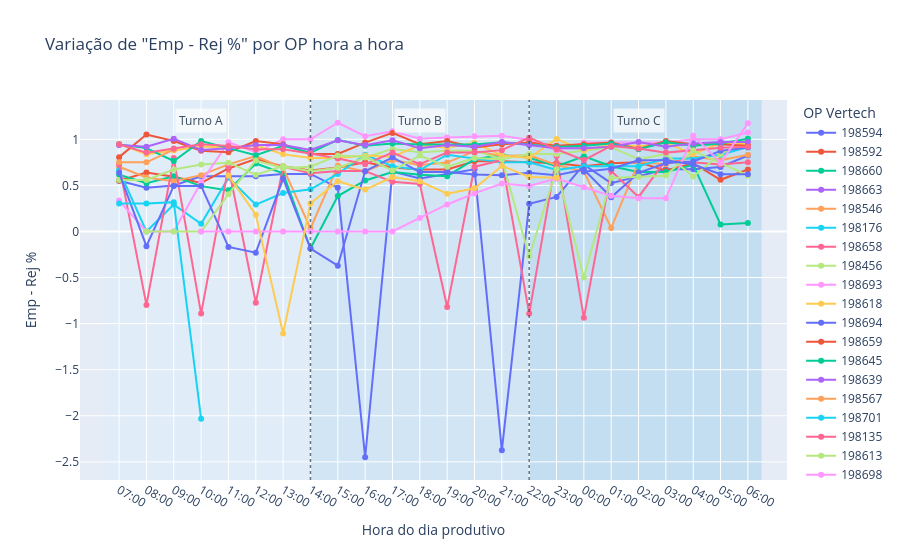

Notebook cell for this chart:
### Markdown cell above
## Variação de "Emp - Rej %" por OP hora a hora

### Code cell
'''df_analise = df.copy()
df_analise.sort_values(by='Data_Hora_Ordem_Producao', inplace=True)

fig = px.line(
    df_analise,
    x='Hora_Producao',
    y='Emp - Rej %',
    title='Variação de "Emp - Rej %" por OP hora a hora',
    color='OP Vertech',
    markers=True,
    category_orders={"Hora_Producao": ORDEM_HORAS_PRODUCAO},
    labels={
        'Hora_Producao': 'Hora do dia produtivo'
    },
    hover_data=[
        'Emp - Rej %',
        'Qtd Empacotado',
        'Rejeição %',
        'Qtd Rejeicao',
        'Objetivo %',
        'Qtd Objetivo'
    ]
)

fig.show()'''


df_analise = df.copy()

df_analise.sort_values(
    by="Data_Hora_Ordem_Producao",
    inplace=True
)

fig = px.line(
    df_analise,
    x="Hora_Producao",
    y="Emp - Rej %",
    title='Variação de "Emp - Rej %" por OP hora a hora',
    color="OP Vertech",
    markers=True,
    category_orders={
        "Hora_Producao": ORDEM_HORAS_PRODUCAO
    },
    labels={
        "Hora_Producao": "Hora do dia produtivo"
    },
    hover_data=[
        "Emp - Rej %",
        "Qtd Empacotado",
        "Rejeição %",
        "Qtd Rejeicao",
        "Objetivo %",
        "Qtd Objetivo",
    ],
)

# Faixas visuais dos turnos, seguindo a ordem do dia produtivo
faixas_turnos = [
    {
        "turno": "Turno A",
        "inicio": -0.5,
        "fim": 7,
        "hora_rotulo": "10:00",
        "cor": "#D6EAF8",
    },
    {
        "turno": "Turno B",
        "inicio": 7,
        "fim": 15,
        "hora_rotulo": "18:00",
        "cor": "#AED6F1",
    },
    {
        "turno": "Turno C",
        "inicio": 15,
        "fim": 23.5,
        "hora_rotulo": "02:00",
        "cor": "#85C1E9",
    },
]

# Adiciona as faixas coloridas e os nomes dos turnos
for faixa in faixas_turnos:
    fig.add_vrect(
        x0=faixa["inicio"],
        x1=faixa["fim"],
        fillcolor=faixa["cor"],
        opacity=0.35,
        line_width=0,
        layer="below",
    )

    fig.add_annotation(
        x=faixa["hora_rotulo"],
        y=0.98,
        xref="x",
        yref="paper",
        text=faixa["turno"],
        showarrow=False,
        font={
            "size": 12,
            "color": "#34495E",
        },
        bgcolor="rgba(255, 255, 255, 0.70)",
        borderpad=3,
    )

# Linhas pontilhadas nas mudanças de turno:
# Turno B às 14h e Turno C às 22h
limites_turnos = [7, 15]

for limite in limites_turnos:
    fig.add_shape(
        type="line",
        x0=limite,
        x1=limite,
        y0=0,
        y1=1,
        xref="x",
        yref="paper",
        line={
            "color": "rgba(52, 73, 94, 0.75)",
            "width": 1.5,
            "dash": "dot",
        },
        layer="above",
    )

fig.show()

### Figure 1 — Plotly figure (JSON) as saved in the notebook; plotly's stock layout.template omitted (floating-point values rounded to 4 significant figures)
{"data": [{"customdata": [[528.0, 0.0, 0.0, 0.6, 576.0], [456.0, 0.0, 0.0, 0.6, 576.0], [480.0, 0.0, 0.0, 0.6, 576.0], [576.0, 0.0, 0.0, 0.6, 576.0], [576.0, 0.0, 0.0, 0.6, 576.0], [576.0, 0.0, 0.0, 0.6, 576.0], [600.0, 0.0, 0.0, 0.6, 576.0], [600.0, 0.0, 0.0, 0.6, 576.0], [456.0, 0.0, 0.0, 0.6, 576.0], [528.0, 3.0, 2880.0, 0.6, 576.0], [624.0, 0.0, 0.0, 0.6, 576.0], [552.0, 0.0, 0.0, 0.6, 576.0], [600.0, 0.0, 0.0, 0.6, 576.0], [648.0, 0.0, 0.0, 0.6, 576.0], [600.0, 3.0, 2880.0, 0.6, 576.0], [288.0, 0.0, 0.0, 0.6, 576.0], [360.0, 0.0, 0.0, 0.6, 576.0], [696.0, 0.0, 0.0, 0.6, 576.0], [504.0, 0.0, 0.0, 0.6, 576.0], [576.0, 0.0, 0.0, 0.6, 576.0], [648.0, 0.0, 0.0, 0.6, 576.0], [648.0, 0.0, 0.0, 0.6, 576.0], [672.0, 0.0, 0.0, 0.6, 576.0], [792.0, 0.0, 0.0, 0.6, 576.0]], "hovertemplate": "OP Vertech=198594<br>Hora do dia produtivo=%{x}<br>Emp - Rej %=%{y}<br>Qtd Empacotado=%{customdata[0]}<br>Rejeição %=%{customdata[1]}<br>Qtd Rejeicao=%{customdata[2]}<br>Objetivo %=%{customdata[3]}<br>Qtd Objetivo=%{customdata[4]}<extra></extra>", "legendgroup": "198594", "line": {"color": "#636efa", "dash": "solid"}, "marker": {"symbol": "circle"}, "mode": "lines+markers", "name": "198594", "orientation": "v", "showlegend": true, "type": "scatter", "x": ["07:00", "08:00", "09:00", "10:00", "11:00", "12:00", "13:00", "14:00", "15:00", "16:00", "17:00", "18:00", "19:00", "20:00", "21:00", "22:00", "23:00", "00:00", "01:00", "02:00", "03:00", "04:00", "05:00", "06:00"], "xaxis": "x", "y": [0.55, 0.475, 0.5, 0.6, 0.6, 0.6, 0.625, 0.625, 0.475, -2.45, 0.65, 0.575, 0.625, 0.675, -2.375, 0.3, 0.375, 0.725, 0.525, 0.6, 0.675, 0.675, 0.7, 0.825], "yaxis": "y"}, {"customdata": [[1715.0, 0.0, 0.0, 0.65, 2028.0], [1995.0, 0.0, 0.0, 0.65, 2028.0], [1855.0, 0.0, 0.0, 0.65, 2028.0], [1645.0, 0.0, 0.0, 0.65, 2028.0], [2135.0, 0.0, 0.0, 0.65, 2028.0], [2450.0, 0.0, 0.0, 0.65, 2028.0], [2205.0, 0.0, 0.0, 0.65, 2028.0], [2065.0, 0.0, 0.0, 0.65, 2028.0], [2170.0, 0.0, 0.0, 0.65, 2028.0], [2345.0, 0.0, 0.0, 0.65, 2028.0], [2170.0, 0.0, 0.0, 0.65, 2028.0], [2100.0, 0.0, 0.0, 0.65, 2028.0], [2100.0, 0.0, 0.0, 0.65, 2028.0], [2380.0, 0.0, 0.0, 0.65, 2028.0], [2380.0, 0.0, 0.0, 0.65, 2028.0], [2345.0, 0.0, 0.0, 0.65, 2028.0], [2310.0, 0.0, 0.0, 0.65, 2028.0], [2205.0, 0.0, 0.0, 0.65, 2028.0], [2310.0, 0.0, 0.0, 0.65, 2028.0], [2345.0, 0.0, 0.0, 0.65, 2028.0], [2065.0, 0.0, 0.0, 0.65, 2028.0], [2310.0, 0.0, 0.0, 0.65, 2028.0], [1750.0, 0.0, 0.0, 0.65, 2028.0], [2100.0, 0.0, 0.0, 0.65, 2028.0]], "hovertemplate": "OP Vertech=198592<br>Hora do dia produtivo=%{x}<br>Emp - Rej %=%{y}<br>Qtd Empacotado=%{customdata[0]}<br>Rejeição %=%{customdata[1]}<br>Qtd Rejeicao=%{customdata[2]}<br>Objetivo %=%{customdata[3]}<br>Qtd Objetivo=%{customdata[4]}<extra></extra>", "legendgroup": "198592", "line": {"color": "#EF553B", "dash": "solid"}, "marker": {"symbol": "circle"}, "mode": "lines+markers", "name": "198592", "orientation": "v", "showlegend": true, "type": "scatter", "x": ["07:00", "08:00", "09:00", "10:00", "11:00", "12:00", "13:00", "14:00", "15:00", "16:00", "17:00", "18:00", "19:00", "20:00", "21:00", "22:00", "23:00", "00:00", "01:00", "02:00", "03:00", "04:00", "05:00", "06:00"], "xaxis": "x", "y": [0.5497, 0.6394, 0.5946, 0.5272, 0.6843, 0.7853, 0.7067, 0.6619, 0.6955, 0.7516, 0.6955, 0.6731, 0.6731, 0.7628, 0.7628, 0.7516, 0.7404, 0.7067, 0.7404, 0.7516, 0.6619, 0.7404, 0.5609, 0.6731], "yaxis": "y"}, {"customdata": [[960.0, 0.0, 0.0, 0.55, 858.0], [816.0, 0.0, 0.0, 0.55, 858.0], [936.0, 0.0, 0.0, 0.55, 858.0], [768.0, 0.0, 0.0, 0.55, 858.0], [696.0, 0.0, 0.0, 0.55, 858.0], [1152.0, 0.0, 0.0, 0.55, 858.0], [984.0, 0.0, 0.0, 0.55, 858.0], [720.0, 0.6462, 1008.0, 0.55, 858.0], [600.0, 0.0, 0.0, 0.55, 858.0], [864.0, 0.0, 0.0, 0.55, 858.0], [1008.0, 0.0, 0.0, 0.55, 858.0], [960.0, 0.0, 0.0, 0.55, 858.0], [936.0, 0.0, 0.0, 0.55, 858.0], [1224.0, 0.0, 0.0, 0.55, 858.0], [1296.0, 0.0, 0.0, 0.55, 858.0], [1248.0, 0.0, 0.0, 0.55, 858.0], [1104.0, 0.0, 0.0, 0.55, 858.0], [1272.0, 0.0, 0.0, 0.55, 858.0], [1104.0, 0.0, 0.0, 0.55, 858.0], [1008.0, 0.0, 0.0, 0.55, 858.0], [1008.0, 0.0, 0.0, 0.55, 858.0], [1128.0, 0.0, 0.0, 0.55, 858.0], [1128.0, 0.6462, 1008.0, 0.55, 858.0], [1152.0, 0.6462, 1008.0, 0.55, 858.0]], "hovertemplate": "OP Vertech=198660<br>Hora do dia produtivo=%{x}<br>Emp - Rej %=%{y}<br>Qtd Empacotado=%{customdata[0]}<br>Rejeição %=%{customdata[1]}<br>Qtd Rejeicao=%{customdata[2]}<br>Objetivo %=%{customdata[3]}<br>Qtd Objetivo=%{customdata[4]}<extra></extra>", "legendgroup": "198660", "line": {"color": "#00cc96", "dash": "solid"}, "marker": {"symbol": "circle"}, "mode": "lines+markers", "name": "198660", "orientation": "v", "showlegend": true, "type": "scatter", "x": ["07:00", "08:00", "09:00", "10:00", "11:00", "12:00", "13:00", "14:00", "15:00", "16:00", "17:00", "18:00", "19:00", "20:00", "21:00", "22:00", "23:00", "00:00", "01:00", "02:00", "03:00", "04:00", "05:00", "06:00"], "xaxis": "x", "y": [0.6154, 0.5231, 0.6, 0.4923, 0.4462, 0.7385, 0.6308, -0.1846, 0.3846, 0.5538, 0.6462, 0.6154, 0.6, 0.7846, 0.8308, 0.8, 0.7077, 0.8154, 0.7077, 0.6462, 0.6462, 0.7231, 0.07692, 0.09231], "yaxis": "y"}, {"customdata": [[12780.0, 0.0, 0.0, 0.86, 11610.0]], "hovertemplate": "OP Vertech=198663<br>Hora do dia produtivo=%{x}<br>Emp - Rej %=%{y}<br>Qtd Empacotado=%{customdata[0]}<br>Rejeição %=%{customdata[1]}<br>Qtd Rejeicao=%{customdata[2]}<br>Objetivo %=%{customdata[3]}<br>Qtd Objetivo=%{customdata[4]}<extra></extra>", "legendgroup": "198663", "line": {"color": "#ab63fa", "dash": "solid"}, "marker": {"symbol": "circle"}, "mode": "lines+markers", "name": "198663", "orientation": "v", "showlegend": true, "type": "scatter", "x": ["07:00"], "xaxis": "x", "y": [0.9467], "yaxis": "y"}, {"customdata": [[3456.0, 0.0, 0.0, 0.65, 3198.0], [2880.0, 0.0, 0.0, 0.65, 3198.0], [2688.0, 0.0, 0.0, 0.65, 3198.0], [3008.0, 0.0, 0.0, 0.65, 3198.0], [3584.0, 0.0, 0.0, 0.65, 3198.0], [4032.0, 0.0, 0.0, 0.65, 3198.0], [3392.0, 0.0, 0.0, 0.65, 3198.0], [3680.0, 0.7154, 3520.0, 0.65, 3198.0], [3520.0, 0.0, 0.0, 0.65, 3198.0], [3200.0, 0.0, 0.0, 0.65, 3198.0], [3808.0, 0.0, 0.0, 0.65, 3198.0], [3552.0, 0.0, 0.0, 0.65, 3198.0], [3680.0, 0.0, 0.0, 0.65, 3198.0], [4288.0, 0.0, 0.0, 0.65, 3198.0], [4032.0, 0.0, 0.0, 0.65, 3198.0], [4064.0, 0.0, 0.0, 0.65, 3198.0], [3552.0, 0.0, 0.0, 0.65, 3198.0], [3200.0, 0.0, 0.0, 0.65, 3198.0], [3712.0, 0.7154, 3520.0, 0.65, 3198.0], [3712.0, 0.0, 0.0, 0.65, 3198.0], [3584.0, 0.0, 0.0, 0.65, 3198.0], [4000.0, 0.0, 0.0, 0.65, 3198.0], [3808.0, 0.0, 0.0, 0.65, 3198.0], [4096.0, 0.0, 0.0, 0.65, 3198.0]], "hovertemplate": "OP Vertech=198546<br>Hora do dia produtivo=%{x}<br>Emp - Rej %=%{y}<br>Qtd Empacotado=%{customdata[0]}<br>Rejeição %=%{customdata[1]}<br>Qtd Rejeicao=%{customdata[2]}<br>Objetivo %=%{customdata[3]}<br>Qtd Objetivo=%{customdata[4]}<extra></extra>", "legendgroup": "198546", "line": {"color": "#FFA15A", "dash": "solid"}, "marker": {"symbol": "circle"}, "mode": "lines+markers", "name": "198546", "orientation": "v", "showlegend": true, "type": "scatter", "x": ["07:00", "08:00", "09:00", "10:00", "11:00", "12:00", "13:00", "14:00", "15:00", "16:00", "17:00", "18:00", "19:00", "20:00", "21:00", "22:00", "23:00", "00:00", "01:00", "02:00", "03:00", "04:00", "05:00", "06:00"], "xaxis": "x", "y": [0.7024, 0.5854, 0.5463, 0.6114, 0.7285, 0.8195, 0.6894, 0.03252, 0.7154, 0.6504, 0.774, 0.722, 0.748, 0.8715, 0.8195, 0.826, 0.722, 0.6504, 0.03902, 0.7545, 0.7285, 0.813, 0.774, 0.8325], "yaxis": "y"}, {"customdata": [[480.0, 0.0, 0.0, 0.6, 432.0], [0.0, 0.0, 0.0, 0.6, 432.0], [210.0, 0.0, 0.0, 0.6, 432.0], [60.0, 0.0, 0.0, 0.6, 432.0], [420.0, 0.0, 0.0, 0.6, 432.0], [210.0, 0.0, 0.0, 0.6, 432.0], [300.0, 0.0, 0.0, 0.6, 432.0], [330.0, 0.0, 0.0, 0.6, 432.0], [450.0, 0.0, 0.0, 0.6, 432.0], [600.0, 0.0, 0.0, 0.6, 432.0], [510.0, 0.0, 0.0, 0.6, 432.0], [480.0, 0.0, 0.0, 0.6, 432.0], [600.0, 0.0, 0.0, 0.6, 432.0], [570.0, 0.0, 0.0, 0.6, 432.0], [540.0, 0.0, 0.0, 0.6, 432.0], [540.0, 0.0, 0.0, 0.6, 432.0], [480.0, 0.0, 0.0, 0.6, 432.0], [510.0, 0.0, 0.0, 0.6, 432.0], [510.0, 0.0, 0.0, 0.6, 432.0], [510.0, 0.0, 0.0, 0.6, 432.0], [570.0, 0.0, 0.0, 0.6, 432.0], [570.0, 0.0, 0.0, 0.6, 432.0], [600.0, 0.0, 0.0, 0.6, 432.0], [660.0, 0.0, 0.0, 0.6, 432.0]], "hovertemplate": "OP Vertech=198176<br>Hora do dia produtivo=%{x}<br>Emp - Rej %=%{y}<br>Qtd Empacotado=%{customdata[0]}<br>Rejeição %=%{customdata[1]}<br>Qtd Rejeicao=%{customdata[2]}<br>Objetivo %=%{customdata[3]}<br>Qtd Objetivo=%{customdata[4]}<extra></extra>", "legendgroup": "198176", "line": {"color": "#19d3f3", "dash": "solid"}, "marker": {"symbol": "circle"}, "mode": "lines+markers", "name": "198176", "orientation": "v", "showlegend": true, "type": "scatter", "x": ["07:00", "08:00", "09:00", "10:00", "11:00", "12:00", "13:00", "14:00", "15:00", "16:00", "17:00", "18:00", "19:00", "20:00", "21:00", "22:00", "23:00", "00:00", "01:00", "02:00", "03:00", "04:00", "05:00", "06:00"], "xaxis": "x", "y": [0.6667, 0.0, 0.2917, 0.08333, 0.5833, 0.2917, 0.4167, 0.4583, 0.625, 0.8333, 0.7083, 0.6667, 0.8333, 0.7917, 0.75, 0.75, 0.6667, 0.7083, 0.7083, 0.7083, 0.7917, 0.7917, 0.8333, 0.9167], "yaxis": "y"}, {"customdata": [[1395.0, 0.0, 0.0, 0.65, 1248.0], [1620.0, 1.641, 3150.0, 0.65, 1248.0], [1530.0, 0.0, 0.0, 0.65, 1248.0], [1440.0, 1.641, 3150.0, 0.65, 1248.0], [1350.0, 0.0, 0.0, 0.65, 1248.0], [1665.0, 1.641, 3150.0, 0.65, 1248.0], [1350.0, 0.0, 0.0, 0.65, 1248.0], [1215.0, 0.0, 0.0, 0.65, 1248.0], [1260.0, 0.0, 0.0, 0.65, 1248.0], [1260.0, 0.0, 0.0, 0.65, 1248.0], [1035.0, 0.0, 0.0, 0.65, 1248.0], [990.0, 0.0, 0.0, 0.65, 1248.0], [1575.0, 1.641, 3150.0, 0.65, 1248.0], [1350.0, 0.0, 0.0, 0.65, 1248.0], [1485.0, 0.0, 0.0, 0.65, 1248.0], [1440.0, 1.641, 3150.0, 0.65, 1248.0], [1575.0, 0.0, 0.0, 0.65, 1248.0], [1350.0, 1.641, 3150.0, 0.65, 1248.0], [1260.0, 0.0, 0.0, 0.65, 1248.0], [720.0, 0.0, 0.0, 0.65, 1248.0], [1485.0, 0.0, 0.0, 0.65, 1248.0], [1440.0, 0.0, 0.0, 0.65, 1248.0], [1395.0, 0.0, 0.0, 0.65, 1248.0], [1440.0, 0.0, 0.0, 0.65, 1248.0]], "hovertemplate": "OP Vertech=198658<br>Hora do dia produtivo=%{x}<br>Emp - Rej %=%{y}<br>Qtd Empacotado=%{customdata[0]}<br>Rejeição %=%{customdata[1]}<br>Qtd Rejeicao=%{customdata[2]}<br>Objetivo %=%{customdata[3]}<br>Qtd Objetivo=%{customdata[4]}<extra></extra>", "legendgroup": "198658", "line": {"color": "#FF6692", "dash": "solid"}, "marker": {"symbol": "circle"}, "mode": "lines+markers", "name": "198658", "orientation": "v", "showlegend": true, "type": "scatter", "x": ["07:00", "08:00", "09:00", "10:00", "11:00", "12:00", "13:00", "14:00", "15:00", "16:00", "17:00", "18:00", "19:00", "20:00", "21:00", "22:00", "23:00", "00:00", "01:00", "02:00", "03:00", "04:00", "05:00", "06:00"], "xaxis": "x", "y": [0.7266, -0.7969, 0.7969, -0.8906, 0.7031, -0.7734, 0.7031, 0.6328, 0.6562, 0.6562, 0.5391, 0.5156, -0.8203, 0.7031, 0.7734, -0.8906, 0.8203, -0.9375, 0.6562, 0.375, 0.7734, 0.75, 0.7266, 0.75], "yaxis": "y"}, {"customdata": [[840.0, 0.0, 0.0, 0.55, 825.0], [840.0, 0.0, 0.0, 0.55, 825.0], [1008.0, 0.0, 0.0, 0.55, 825.0], [1092.0, 0.0, 0.0, 0.55, 825.0], [1120.0, 0.0, 0.0, 0.55, 825.0], [924.0, 0.0, 0.0, 0.55, 825.0], [1064.0, 0.0, 0.0, 0.55, 825.0], [980.0, 0.0, 0.0, 0.55, 825.0], [1036.0, 0.0, 0.0, 0.55, 825.0], [1204.0, 0.0, 0.0, 0.55, 825.0], [1344.0, 0.0, 0.0, 0.55, 825.0], [1288.0, 0.0, 0.0, 0.55, 825.0], [1316.0, 0.0, 0.0, 0.55, 825.0], [1316.0, 0.0, 0.0, 0.55, 825.0], [1176.0, 0.0, 0.0, 0.55, 825.0], [1260.0, 0.0, 0.0, 0.55, 825.0], [1260.0, 0.0, 0.0, 0.55, 825.0], [1316.0, 0.0, 0.0, 0.55, 825.0], [1372.0, 0.0, 0.0, 0.55, 825.0], [1176.0, 0.0, 0.0, 0.55, 825.0], [1260.0, 0.0, 0.0, 0.55, 825.0], [896.0, 0.0, 0.0, 0.55, 825.0], [1260.0, 0.0, 0.0, 0.55, 825.0], [1512.0, 0.0, 0.0, 0.55, 825.0]], "hovertemplate": "OP Vertech=198456<br>Hora do dia produtivo=%{x}<br>Emp - Rej %=%{y}<br>Qtd Empacotado=%{customdata[0]}<br>Rejeição %=%{customdata[1]}<br>Qtd Rejeicao=%{customdata[2]}<br>Objetivo %=%{customdata[3]}<br>Qtd Objetivo=%{customdata[4]}<extra></extra>", "legendgroup": "198456", "line": {"color": "#B6E880", "dash": "solid"}, "marker": {"symbol": "circle"}, "mode": "lines+markers", "name": "198456", "orientation": "v", "showlegend": true, "type": "scatter", "x": ["07:00", "08:00", "09:00", "10:00", "11:00", "12:00", "13:00", "14:00", "15:00", "16:00", "17:00", "18:00", "19:00", "20:00", "21:00", "22:00", "23:00", "00:00", "01:00", "02:00", "03:00", "04:00", "05:00", "06:00"], "xaxis": "x", "y": [0.56, 0.56, 0.672, 0.728, 0.7467, 0.616, 0.7093, 0.6533, 0.6907, 0.8027, 0.896, 0.8587, 0.8773, 0.8773, 0.784, 0.84, 0.84, 0.8773, 0.9147, 0.784, 0.84, 0.5973, 0.84, 1.008], "yaxis": "y"}, {"customdata": [[544.0, 0.0, 0.0, 0.95, 1539.0], [0.0, 0.0, 0.0, 0.95, 1539.0], [0.0, 0.0, 0.0, 0.95, 1539.0], [864.0, 0.0, 0.0, 0.95, 1539.0], [1568.0, 0.0, 0.0, 0.95, 1539.0], [1548.0, 0.0, 0.0, 0.95, 1710.0], [1800.0, 0.0, 0.0, 0.95, 1710.0], [1800.0, 0.0, 0.0, 0.95, 1710.0], [2124.0, 0.0, 0.0, 0.95, 1710.0], [1860.0, 0.0, 0.0, 0.95, 1710.0], [1956.0, 0.0, 0.0, 0.95, 1710.0], [1812.0, 0.0, 0.0, 0.95, 1710.0], [1836.0, 0.0, 0.0, 0.95, 1710.0], [1860.0, 0.0, 0.0, 0.95, 1710.0], [1872.0, 0.0, 0.0, 0.95, 1710.0], [1788.0, 0.0, 0.0, 0.95, 1710.0], [1584.0, 0.0, 0.0, 0.95, 1710.0], [1740.0, 0.0, 0.0, 0.95, 1710.0], [1740.0, 0.0, 0.0, 0.95, 1710.0], [1740.0, 0.0, 0.0, 0.95, 1710.0], [1740.0, 0.0, 0.0, 0.95, 1710.0], [1800.0, 0.0, 0.0, 0.95, 1710.0], [1800.0, 0.0, 0.0, 0.95, 1710.0], [1932.0, 0.0, 0.0, 0.95, 1710.0]], "hovertemplate": "OP Vertech=198693<br>Hora do dia produtivo=%{x}<br>Emp - Rej %=%{y}<br>Qtd Empacotado=%{customdata[0]}<br>Rejeição %=%{customdata[1]}<br>Qtd Rejeicao=%{customdata[2]}<br>Objetivo %=%{customdata[3]}<br>Qtd Objetivo=%{customdata[4]}<extra></extra>", "legendgroup": "198693", "line": {"color": "#FF97FF", "dash": "solid"}, "marker": {"symbol": "circle"}, "mode": "lines+markers", "name": "198693", "orientation": "v", "showlegend": true, "type": "scatter", "x": ["07:00", "08:00", "09:00", "10:00", "11:00", "12:00", "13:00", "14:00", "15:00", "16:00", "17:00", "18:00", "19:00", "20:00", "21:00", "22:00", "23:00", "00:00", "01:00", "02:00", "03:00", "04:00", "05:00", "06:00"], "xaxis": "x", "y": [0.3358, 0.0, 0.0, 0.5333, 0.9679, 0.86, 1.0, 1.0, 1.18, 1.033, 1.087, 1.007, 1.02, 1.033, 1.04, 0.9933, 0.88, 0.9667, 0.9667, 0.9667, 0.9667, 1.0, 1.0, 1.073], "yaxis": "y"}, {"customdata": [[6831.0, 0.0, 0.0, 0.87, 6264.0], [6039.0, 0.0, 0.0, 0.87, 6264.0], [6336.0, 0.0, 0.0, 0.87, 6264.0], [6633.0, 0.0, 0.0, 0.87, 6264.0], [6534.0, 0.0, 0.0, 0.87, 6264.0], [6732.0, 0.0, 0.0, 0.87, 6264.0], [6039.0, 0.0, 0.0, 0.87, 6264.0], [5742.0, 0.0, 0.0, 0.87, 6264.0], [5742.0, 0.0, 0.0, 0.87, 6264.0], [5940.0, 0.0, 0.0, 0.87, 6264.0], [5841.0, 0.0, 0.0, 0.87, 6264.0], [6732.0, 0.0, 0.0, 0.87, 6264.0], [6534.0, 0.0, 0.0, 0.87, 6264.0], [6930.0, 0.0, 0.0, 0.87, 6264.0], [5940.0, 0.0, 0.0, 0.87, 6264.0], [5742.0, 0.0, 0.0, 0.87, 6264.0], [7227.0, 0.0, 0.0, 0.87, 6264.0], [6336.0, 0.0, 0.0, 0.87, 6264.0], [6831.0, 0.0, 0.0, 0.87, 6264.0], [6633.0, 0.0, 0.0, 0.87, 6264.0], [6930.0, 0.0, 0.0, 0.87, 6264.0], [6039.0, 0.0, 0.0, 0.87, 6264.0], [6930.0, 0.0, 0.0, 0.87, 6264.0], [6831.0, 0.0, 0.0, 0.87, 6264.0]], "hovertemplate": "OP Vertech=198618<br>Hora do dia produtivo=%{x}<br>Emp - Rej %=%{y}<br>Qtd Empacotado=%{customdata[0]}<br>Rejeição %=%{customdata[1]}<br>Qtd Rejeicao=%{customdata[2]}<br>Objetivo %=%{customdata[3]}<br>Qtd Objetivo=%{customdata[4]}<extra></extra>", "legendgroup": "198618", "line": {"color": "#FECB52", "dash": "solid"}, "marker": {"symbol": "circle"}, "mode": "lines+markers", "name": "198618", "orientation": "v", "showlegend": true, "type": "scatter", "x": ["07:00", "08:00", "09:00", "10:00", "11:00", "12:00", "13:00", "14:00", "15:00", "16:00", "17:00", "18:00", "19:00", "20:00", "21:00", "22:00", "23:00", "00:00", "01:00", "02:00", "03:00", "04:00", "05:00", "06:00"], "xaxis": "x", "y": [0.9487, 0.8387, 0.88, 0.9213, 0.9075, 0.935, 0.8387, 0.7975, 0.7975, 0.825, 0.8113, 0.935, 0.9075, 0.9625, 0.825, 0.7975, 1.004, 0.88, 0.9487, 0.9213, 0.9625, 0.8387, 0.9625, 0.9487], "yaxis": "y"}, {"customdata": [[5040.0, 0.0, 0.0, 0.6, 4752.0], [5740.0, 0.8838, 7000.0, 0.6, 4752.0], [3920.0, 0.0, 0.0, 0.6, 4752.0], [3920.0, 0.0, 0.0, 0.6, 4752.0], [5670.0, 0.8838, 7000.0, 0.6, 4752.0], [5180.0, 0.8838, 7000.0, 0.6, 4752.0], [4550.0, 0.0, 0.0, 0.6, 4752.0], [5530.0, 0.8838, 7000.0, 0.6, 4752.0], [4060.0, 0.8838, 7000.0, 0.6, 4752.0], [5180.0, 0.0, 0.0, 0.6, 4752.0], [6370.0, 0.0, 0.0, 0.6, 4752.0], [5110.0, 0.0, 0.0, 0.6, 4752.0], [5110.0, 0.0, 0.0, 0.6, 4752.0], [4900.0, 0.0, 0.0, 0.6, 4752.0], [4830.0, 0.0, 0.0, 0.6, 4752.0], [5040.0, 0.0, 0.0, 0.6, 4752.0], [4830.0, 0.0, 0.0, 0.6, 4752.0], [5320.0, 0.0, 0.0, 0.6, 4752.0], [2940.0, 0.0, 0.0, 0.6, 4752.0], [5040.0, 0.0, 0.0, 0.6, 4752.0], [5880.0, 0.0, 0.0, 0.6, 4752.0], [6020.0, 0.0, 0.0, 0.6, 4752.0], [6930.0, 0.0, 0.0, 0.6, 4752.0], [7210.0, 0.0, 0.0, 0.6, 4752.0]], "hovertemplate": "OP Vertech=198694<br>Hora do dia produtivo=%{x}<br>Emp - Rej %=%{y}<br>Qtd Empacotado=%{customdata[0]}<br>Rejeição %=%{customdata[1]}<br>Qtd Rejeicao=%{customdata[2]}<br>Objetivo %=%{customdata[3]}<br>Qtd Objetivo=%{customdata[4]}<extra></extra>", "legendgroup": "198694", "line": {"color": "#636efa", "dash": "solid"}, "marker": {"symbol": "circle"}, "mode": "lines+markers", "name": "198694", "orientation": "v", "showlegend": true, "type": "scatter", "x": ["07:00", "08:00", "09:00", "10:00", "11:00", "12:00", "13:00", "14:00", "15:00", "16:00", "17:00", "18:00", "19:00", "20:00", "21:00", "22:00", "23:00", "00:00", "01:00", "02:00", "03:00", "04:00", "05:00", "06:00"], "xaxis": "x", "y": [0.6364, -0.1591, 0.4949, 0.4949, -0.1679, -0.2298, 0.5745, -0.1856, -0.3712, 0.654, 0.8043, 0.6452, 0.6452, 0.6187, 0.6098, 0.6364, 0.6098, 0.6717, 0.3712, 0.6364, 0.7424, 0.7601, 0.875, 0.9104], "yaxis": "y"}, {"customdata": [[10170.0, 0.0, 0.0, 0.86, 10840.0], [13260.0, 0.0, 0.0, 0.86, 10840.0], [12380.0, 0.0, 0.0, 0.86, 10840.0], [11050.0, 0.0, 0.0, 0.86, 10840.0], [10830.0, 0.0, 0.0, 0.86, 10840.0], [12380.0, 0.0, 0.0, 0.86, 10840.0], [11930.0, 0.0, 0.0, 0.86, 10840.0], [10610.0, 0.0, 0.0, 0.86, 10840.0], [10610.0, 0.0, 0.0, 0.86, 10840.0], [12160.0, 0.0, 0.0, 0.86, 10840.0], [13480.0, 0.0, 0.0, 0.86, 10840.0], [11930.0, 0.0, 0.0, 0.86, 10840.0], [12380.0, 0.0, 0.0, 0.86, 10840.0], [11490.0, 0.0, 0.0, 0.86, 10840.0], [11930.0, 0.0, 0.0, 0.86, 10840.0], [12160.0, 0.0, 0.0, 0.86, 10840.0], [11710.0, 0.0, 0.0, 0.86, 10840.0], [11930.0, 0.0, 0.0, 0.86, 10840.0], [12160.0, 0.0, 0.0, 0.86, 10840.0], [11270.0, 0.0, 0.0, 0.86, 10840.0], [12380.0, 0.0, 0.0, 0.86, 10840.0], [11930.0, 0.0, 0.0, 0.86, 10840.0], [11930.0, 0.0, 0.0, 0.86, 10840.0], [11710.0, 0.0, 0.0, 0.86, 10840.0]], "hovertemplate": "OP Vertech=198659<br>Hora do dia produtivo=%{x}<br>Emp - Rej %=%{y}<br>Qtd Empacotado=%{customdata[0]}<br>Rejeição %=%{customdata[1]}<br>Qtd Rejeicao=%{customdata[2]}<br>Objetivo %=%{customdata[3]}<br>Qtd Objetivo=%{customdata[4]}<extra></extra>", "legendgroup": "198659", "line": {"color": "#EF553B", "dash": "solid"}, "marker": {"symbol": "circle"}, "mode": "lines+markers", "name": "198659", "orientation": "v", "showlegend": true, "type": "scatter", "x": ["07:00", "08:00", "09:00", "10:00", "11:00", "12:00", "13:00", "14:00", "15:00", "16:00", "17:00", "18:00", "19:00", "20:00", "21:00", "22:00", "23:00", "00:00", "01:00", "02:00", "03:00", "04:00", "05:00", "06:00"], "xaxis": "x", "y": [0.8068, 1.052, 0.9822, 0.877, 0.8594, 0.9822, 0.9471, 0.8419, 0.8419, 0.9647, 1.07, 0.9471, 0.9822, 0.9121, 0.9471, 0.9647, 0.9296, 0.9471, 0.9647, 0.8945, 0.9822, 0.9471, 0.9471, 0.9296], "yaxis": "y"}, {"customdata": [[9620.0, 0.0, 0.0, 0.89, 9078.0], [9230.0, 0.0, 0.0, 0.89, 9078.0], [7800.0, 0.0, 0.0, 0.89, 9078.0], [10010.0, 0.0, 0.0, 0.89, 9078.0], [9230.0, 0.0, 0.0, 0.89, 9078.0], [8450.0, 0.0, 0.0, 0.89, 9078.0], [9490.0, 0.0, 0.0, 0.89, 9078.0], [8710.0, 0.0, 0.0, 0.89, 9078.0], [10140.0, 0.0, 0.0, 0.89, 9078.0], [9490.0, 0.0, 0.0, 0.89, 9078.0], [9750.0, 0.0, 0.0, 0.89, 9078.0], [9620.0, 0.0, 0.0, 0.89, 9078.0], [9620.0, 0.0, 0.0, 0.89, 9078.0], [9620.0, 0.0, 0.0, 0.89, 9078.0], [9880.0, 0.0, 0.0, 0.89, 9078.0], [9620.0, 0.0, 0.0, 0.89, 9078.0], [9360.0, 0.0, 0.0, 0.89, 9078.0], [9490.0, 0.0, 0.0, 0.89, 9078.0], [9750.0, 0.0, 0.0, 0.89, 9078.0], [9100.0, 0.0, 0.0, 0.89, 9078.0], [9880.0, 0.0, 0.0, 0.89, 9078.0], [9490.0, 0.0, 0.0, 0.89, 9078.0], [9750.0, 0.0, 0.0, 0.89, 9078.0], [10270.0, 0.0, 0.0, 0.89, 9078.0]], "hovertemplate": "OP Vertech=198645<br>Hora do dia produtivo=%{x}<br>Emp - Rej %=%{y}<br>Qtd Empacotado=%{customdata[0]}<br>Rejeição %=%{customdata[1]}<br>Qtd Rejeicao=%{customdata[2]}<br>Objetivo %=%{customdata[3]}<br>Qtd Objetivo=%{customdata[4]}<extra></extra>", "legendgroup": "198645", "line": {"color": "#00cc96", "dash": "solid"}, "marker": {"symbol": "circle"}, "mode": "lines+markers", "name": "198645", "orientation": "v", "showlegend": true, "type": "scatter", "x": ["07:00", "08:00", "09:00", "10:00", "11:00", "12:00", "13:00", "14:00", "15:00", "16:00", "17:00", "18:00", "19:00", "20:00", "21:00", "22:00", "23:00", "00:00", "01:00", "02:00", "03:00", "04:00", "05:00", "06:00"], "xaxis": "x", "y": [0.9431, 0.9049, 0.7647, 0.9814, 0.9049, 0.8284, 0.9304, 0.8539, 0.9941, 0.9304, 0.9559, 0.9431, 0.9431, 0.9431, 0.9686, 0.9431, 0.9176, 0.9304, 0.9559, 0.8922, 0.9686, 0.9304, 0.9559, 1.007], "yaxis": "y"}, {"customdata": [[13610.0, 0.0, 0.0, 0.84, 12200.0], [13360.0, 0.0, 0.0, 0.84, 12200.0], [14620.0, 0.0, 0.0, 0.84, 12200.0], [12850.0, 0.0, 0.0, 0.84, 12200.0], [13100.0, 0.0, 0.0, 0.84, 12200.0], [13610.0, 0.0, 0.0, 0.84, 12200.0], [13610.0, 0.0, 0.0, 0.84, 12200.0], [12850.0, 0.0, 0.0, 0.84, 12200.0], [14360.0, 0.0, 0.0, 0.84, 12200.0], [13610.0, 0.0, 0.0, 0.84, 12200.0], [14360.0, 0.0, 0.0, 0.84, 12200.0], [13100.0, 0.0, 0.0, 0.84, 12200.0], [13610.0, 0.0, 0.0, 0.84, 12200.0], [13360.0, 0.0, 0.0, 0.84, 12200.0], [14110.0, 0.0, 0.0, 0.84, 12200.0], [13610.0, 0.0, 0.0, 0.84, 12200.0], [13100.0, 0.0, 0.0, 0.84, 12200.0], [13100.0, 0.0, 0.0, 0.84, 12200.0], [13360.0, 0.0, 0.0, 0.84, 12200.0], [14110.0, 0.0, 0.0, 0.84, 12200.0], [13360.0, 0.0, 0.0, 0.84, 12200.0], [13860.0, 0.0, 0.0, 0.84, 12200.0], [14110.0, 0.0, 0.0, 0.84, 12200.0], [14110.0, 0.0, 0.0, 0.84, 12200.0]], "hovertemplate": "OP Vertech=198639<br>Hora do dia produtivo=%{x}<br>Emp - Rej %=%{y}<br>Qtd Empacotado=%{customdata[0]}<br>Rejeição %=%{customdata[1]}<br>Qtd Rejeicao=%{customdata[2]}<br>Objetivo %=%{customdata[3]}<br>Qtd Objetivo=%{customdata[4]}<extra></extra>", "legendgroup": "198639", "line": {"color": "#ab63fa", "dash": "solid"}, "marker": {"symbol": "circle"}, "mode": "lines+markers", "name": "198639", "orientation": "v", "showlegend": true, "type": "scatter", "x": ["07:00", "08:00", "09:00", "10:00", "11:00", "12:00", "13:00", "14:00", "15:00", "16:00", "17:00", "18:00", "19:00", "20:00", "21:00", "22:00", "23:00", "00:00", "01:00", "02:00", "03:00", "04:00", "05:00", "06:00"], "xaxis": "x", "y": [0.9372, 0.9198, 1.007, 0.8851, 0.9025, 0.9372, 0.9372, 0.8851, 0.9893, 0.9372, 0.9893, 0.9025, 0.9372, 0.9198, 0.9719, 0.9372, 0.9025, 0.9025, 0.9198, 0.9719, 0.9198, 0.9545, 0.9719, 0.9719], "yaxis": "y"}, {"customdata": [[4320.0, 0.0, 0.0, 0.87, 5011.0], [4320.0, 0.0, 0.0, 0.87, 5011.0], [5120.0, 0.0, 0.0, 0.87, 5011.0]], "hovertemplate": "OP Vertech=198567<br>Hora do dia produtivo=%{x}<br>Emp - Rej %=%{y}<br>Qtd Empacotado=%{customdata[0]}<br>Rejeição %=%{customdata[1]}<br>Qtd Rejeicao=%{customdata[2]}<br>Objetivo %=%{customdata[3]}<br>Qtd Objetivo=%{customdata[4]}<extra></extra>", "legendgroup": "198567", "line": {"color": "#FFA15A", "dash": "solid"}, "marker": {"symbol": "circle"}, "mode": "lines+markers", "name": "198567", "orientation": "v", "showlegend": true, "type": "scatter", "x": ["07:00", "08:00", "09:00"], "xaxis": "x", "y": [0.75, 0.75, 0.8889], "yaxis": "y"}, {"customdata": [[600.0, 0.0, 0.0, 0.6, 1188.0], [600.0, 0.0, 0.0, 0.6, 1188.0], [630.0, 0.0, 0.0, 0.6, 1188.0], [570.0, 2.667, 2400.0, 0.6, 540.0]], "hovertemplate": "OP Vertech=198701<br>Hora do dia produtivo=%{x}<br>Emp - Rej %=%{y}<br>Qtd Empacotado=%{customdata[0]}<br>Rejeição %=%{customdata[1]}<br>Qtd Rejeicao=%{customdata[2]}<br>Objetivo %=%{customdata[3]}<br>Qtd Objetivo=%{customdata[4]}<extra></extra>", "legendgroup": "198701", "line": {"color": "#19d3f3", "dash": "solid"}, "marker": {"symbol": "circle"}, "mode": "lines+markers", "name": "198701", "orientation": "v", "showlegend": true, "type": "scatter", "x": ["07:00", "08:00", "09:00", "10:00"], "xaxis": "x", "y": [0.303, 0.303, 0.3182, -2.033], "yaxis": "y"}, {"customdata": [[8400.0, 0.0, 0.0, 0.85, 7548.0], [7600.0, 0.0, 0.0, 0.85, 7548.0], [8000.0, 0.0, 0.0, 0.85, 7548.0], [8400.0, 0.0, 0.0, 0.85, 7548.0], [8240.0, 0.0, 0.0, 0.85, 7548.0], [7920.0, 0.0, 0.0, 0.85, 7548.0], [7920.0, 0.0, 0.0, 0.85, 7548.0], [7520.0, 0.0, 0.0, 0.85, 7548.0], [7040.0, 0.0, 0.0, 0.85, 7548.0], [6480.0, 0.0, 0.0, 0.85, 7548.0], [7600.0, 0.0, 0.0, 0.85, 7548.0], [6480.0, 0.0, 0.0, 0.85, 7548.0], [7600.0, 0.0, 0.0, 0.85, 7548.0], [7600.0, 0.0, 0.0, 0.85, 7548.0], [7840.0, 0.0, 0.0, 0.85, 7548.0], [9040.0, 0.0, 0.0, 0.85, 7548.0], [7920.0, 0.0, 0.0, 0.85, 7548.0], [6880.0, 0.0, 0.0, 0.85, 7548.0], [8240.0, 0.0, 0.0, 0.85, 7548.0], [8000.0, 0.0, 0.0, 0.85, 7548.0], [7600.0, 0.0, 0.0, 0.85, 7548.0], [7840.0, 0.0, 0.0, 0.85, 7548.0], [8080.0, 0.0, 0.0, 0.85, 7548.0], [8160.0, 0.0, 0.0, 0.85, 7548.0]], "hovertemplate": "OP Vertech=198135<br>Hora do dia produtivo=%{x}<br>Emp - Rej %=%{y}<br>Qtd Empacotado=%{customdata[0]}<br>Rejeição %=%{customdata[1]}<br>Qtd Rejeicao=%{customdata[2]}<br>Objetivo %=%{customdata[3]}<br>Qtd Objetivo=%{customdata[4]}<extra></extra>", "legendgroup": "198135", "line": {"color": "#FF6692", "dash": "solid"}, "marker": {"symbol": "circle"}, "mode": "lines+markers", "name": "198135", "orientation": "v", "showlegend": true, "type": "scatter", "x": ["07:00", "08:00", "09:00", "10:00", "11:00", "12:00", "13:00", "14:00", "15:00", "16:00", "17:00", "18:00", "19:00", "20:00", "21:00", "22:00", "23:00", "00:00", "01:00", "02:00", "03:00", "04:00", "05:00", "06:00"], "xaxis": "x", "y": [0.9459, 0.8559, 0.9009, 0.9459, 0.9279, 0.8919, 0.8919, 0.8468, 0.7928, 0.7297, 0.8559, 0.7297, 0.8559, 0.8559, 0.8829, 1.018, 0.8919, 0.7748, 0.9279, 0.9009, 0.8559, 0.8829, 0.9099, 0.9189], "yaxis": "y"}, {"customdata": [[0.0, 0.0, 0.0, 0.0, 0.0], [0.0, 0.0, 0.0, 0.0, 0.0], [0.0, 0.0, 0.0, 0.0, 0.0], [5760.0, 0.0, 0.0, 0.0, 0.0], [10940.0, 0.0, 0.0, 0.0, 0.0], [9792.0, 0.0, 0.0, 0.0, 0.0], [9984.0, 0.0, 0.0, 0.0, 0.0], [11710.0, 0.0, 0.0, 0.0, 0.0], [11520.0, 0.0, 0.0, 0.0, 0.0], [9408.0, 0.0, 0.0, 0.0, 0.0], [11710.0, 0.0, 0.0, 0.0, 0.0], [9984.0, 0.0, 0.0, 0.8, 11380.0], [11330.0, 0.0, 0.0, 0.8, 11380.0], [11140.0, 0.0, 0.0, 0.8, 11380.0], [11520.0, 1.08, 15360.0, 0.8, 11380.0], [9600.0, 0.0, 0.0, 0.8, 11380.0], [8256.0, 1.08, 15360.0, 0.8, 11380.0], [8256.0, 0.0, 0.0, 0.8, 11380.0], [8448.0, 0.0, 0.0, 0.8, 11380.0], [8640.0, 0.0, 0.0, 0.8, 11380.0], [12480.0, 0.0, 0.0, 0.8, 11380.0], [10560.0, 0.0, 0.0, 0.8, 11380.0], [8640.0, 0.0, 0.0, 0.8, 11380.0]], "hovertemplate": "OP Vertech=198613<br>Hora do dia produtivo=%{x}<br>Emp - Rej %=%{y}<br>Qtd Empacotado=%{customdata[0]}<br>Rejeição %=%{customdata[1]}<br>Qtd Rejeicao=%{customdata[2]}<br>Objetivo %=%{customdata[3]}<br>Qtd Objetivo=%{customdata[4]}<extra></extra>", "legendgroup": "198613", "line": {"color": "#B6E880", "dash": "solid"}, "marker": {"symbol": "circle"}, "mode": "lines+markers", "name": "198613", "orientation": "v", "showlegend": true, "type": "scatter", "x": ["08:00", "09:00", "10:00", "11:00", "12:00", "13:00", "14:00", "15:00", "16:00", "17:00", "18:00", "19:00", "20:00", "21:00", "22:00", "23:00", "00:00", "01:00", "02:00", "03:00", "04:00", "05:00", "06:00"], "xaxis": "x", "y": [0.0, 0.0, 0.0, 0.4051, 0.7696, 0.6886, 0.7021, 0.8236, 0.8101, 0.6616, 0.8236, 0.7021, 0.7966, 0.7831, -0.27, 0.6751, -0.4996, 0.5806, 0.5941, 0.6076, 0.8776, 0.7426, 0.6076], "yaxis": "y"}, {"customdata": [[0.0, 0.0, 0.0, 0.0, 0.0], [0.0, 0.0, 0.0, 0.0, 0.0], [0.0, 0.0, 0.0, 0.0, 0.0], [0.0, 0.0, 0.0, 0.0, 0.0], [0.0, 0.0, 0.0, 0.0, 0.0], [0.0, 0.0, 0.0, 0.0, 0.0], [0.0, 0.0, 0.0, 0.0, 0.0], [0.0, 0.0, 0.0, 0.85, 5100.0], [880.0, 0.0, 0.0, 0.85, 5100.0], [1760.0, 0.0, 0.0, 0.85, 5100.0], [2480.0, 0.0, 0.0, 0.85, 5100.0], [3120.0, 0.0, 0.0, 0.85, 5100.0], [2960.0, 0.0, 0.0, 0.85, 5100.0], [3440.0, 0.0, 0.0, 0.85, 5100.0], [2880.0, 0.0, 0.0, 0.85, 5100.0], [2320.0, 0.0, 0.0, 0.85, 5100.0], [2160.0, 0.0, 0.0, 0.85, 5100.0], [2160.0, 0.0, 0.0, 0.85, 5100.0], [6240.0, 0.0, 0.0, 0.85, 5100.0], [4480.0, 0.0, 0.0, 0.85, 5100.0], [7040.0, 0.0, 0.0, 0.85, 5100.0]], "hovertemplate": "OP Vertech=198698<br>Hora do dia produtivo=%{x}<br>Emp - Rej %=%{y}<br>Qtd Empacotado=%{customdata[0]}<br>Rejeição %=%{customdata[1]}<br>Qtd Rejeicao=%{customdata[2]}<br>Objetivo %=%{customdata[3]}<br>Qtd Objetivo=%{customdata[4]}<extra></extra>", "legendgroup": "198698", "line": {"color": "#FF97FF", "dash": "solid"}, "marker": {"symbol": "circle"}, "mode": "lines+markers", "name": "198698", "orientation": "v", "showlegend": true, "type": "scatter", "x": ["10:00", "11:00", "12:00", "13:00", "14:00", "15:00", "16:00", "17:00", "18:00", "19:00", "20:00", "21:00", "22:00", "23:00", "00:00", "01:00", "02:00", "03:00", "04:00", "05:00", "06:00"], "xaxis": "x", "y": [0.0, 0.0, 0.0, 0.0, 0.0, 0.0, 0.0, 0.0, 0.1467, 0.2933, 0.4133, 0.52, 0.4933, 0.5733, 0.48, 0.3867, 0.36, 0.36, 1.04, 0.7467, 1.173], "yaxis": "y"}, {"customdata": [[1860.0, 0.0, 0.0, 0.0, 0.0], [360.0, 0.0, 0.0, 0.0, 0.0], [210.0, 1.212, 2400.0, 0.62, 1228.0], [600.0, 0.0, 0.0, 0.62, 1228.0], [1080.0, 0.0, 0.0, 0.62, 1228.0], [900.0, 0.0, 0.0, 0.62, 1228.0], [1170.0, 0.0, 0.0, 0.62, 1228.0], [1080.0, 0.0, 0.0, 0.62, 1228.0], [810.0, 0.0, 0.0, 0.62, 1228.0], [930.0, 0.0, 0.0, 0.62, 1228.0], [1410.0, 0.0, 0.0, 0.62, 1228.0], [1170.0, 0.0, 0.0, 0.62, 1228.0], [420.0, 0.0, 0.0, 0.62, 446.4]], "hovertemplate": "OP Vertech=198704<br>Hora do dia produtivo=%{x}<br>Emp - Rej %=%{y}<br>Qtd Empacotado=%{customdata[0]}<br>Rejeição %=%{customdata[1]}<br>Qtd Rejeicao=%{customdata[2]}<br>Objetivo %=%{customdata[3]}<br>Qtd Objetivo=%{customdata[4]}<extra></extra>", "legendgroup": "198704", "line": {"color": "#FECB52", "dash": "solid"}, "marker": {"symbol": "circle"}, "mode": "lines+markers", "name": "198704", "orientation": "v", "showlegend": true, "type": "scatter", "x": ["11:00", "12:00", "13:00", "14:00", "15:00", "16:00", "17:00", "18:00", "19:00", "20:00", "21:00", "22:00", "23:00"], "xaxis": "x", "y": [0.6078, 0.1818, -1.106, 0.303, 0.5455, 0.4545, 0.5909, 0.5455, 0.4091, 0.4697, 0.7121, 0.5909, 0.5833], "yaxis": "y"}, {"customdata": [[2100.0, 0.0, 0.0, 0.0, 0.0], [1350.0, 0.0, 0.0, 0.0, 0.0], [1530.0, 0.0, 0.0, 0.0, 0.0], [1530.0, 0.0, 0.0, 0.0, 0.0], [1440.0, 0.0, 0.0, 0.0, 0.0], [1230.0, 0.0, 0.0, 0.0, 0.0], [1230.0, 0.0, 0.0, 0.0, 0.0]], "hovertemplate": "OP Vertech=198707<br>Hora do dia produtivo=%{x}<br>Emp - Rej %=%{y}<br>Qtd Empacotado=%{customdata[0]}<br>Rejeição %=%{customdata[1]}<br>Qtd Rejeicao=%{customdata[2]}<br>Objetivo %=%{customdata[3]}<br>Qtd Objetivo=%{customdata[4]}<extra></extra>", "legendgroup": "198707", "line": {"color": "#636efa", "dash": "solid"}, "marker": {"symbol": "circle"}, "mode": "lines+markers", "name": "198707", "orientation": "v", "showlegend": true, "type": "scatter", "x": ["00:00", "01:00", "02:00", "03:00", "04:00", "05:00", "06:00"], "xaxis": "x", "y": [0.6481, 0.6818, 0.7727, 0.7727, 0.7273, 0.6212, 0.6212], "yaxis": "y"}], "layout": {"annotations": [{"bgcolor": "rgba(255, 255, 255, 0.70)", "borderpad": 3, "font": {"color": "#34495E", "size": 12}, "showarrow": false, "text": "Turno A", "x": "10:00", "xref": "x", "y": 0.98, "yref": "paper"}, {"bgcolor": "rgba(255, 255, 255, 0.70)", "borderpad": 3, "font": {"color": "#34495E", "size": 12}, "showarrow": false, "text": "Turno B", "x": "18:00", "xref": "x", "y": 0.98, "yref": "paper"}, {"bgcolor": "rgba(255, 255, 255, 0.70)", "borderpad": 3, "font": {"color": "#34495E", "size": 12}, "showarrow": false, "text": "Turno C", "x": "02:00", "xref": "x", "y": 0.98, "yref": "paper"}], "legend": {"title": {"text": "OP Vertech"}, "tracegroupgap": 0}, "shapes": [{"fillcolor": "#D6EAF8", "layer": "below", "line": {"width": 0}, "opacity": 0.35, "type": "rect", "x0": -0.5, "x1": 7, "xref": "x", "y0": 0, "y1": 1, "yref": "y domain"}, {"fillcolor": "#AED6F1", "layer": "below", "line": {"width": 0}, "opacity": 0.35, "type": "rect", "x0": 7, "x1": 15, "xref": "x", "y0": 0, "y1": 1, "yref": "y domain"}, {"fillcolor": "#85C1E9", "layer": "below", "line": {"width": 0}, "opacity": 0.35, "type": "rect", "x0": 15, "x1": 23.5, "xref": "x", "y0": 0, "y1": 1, "yref": "y domain"}, {"layer": "above", "line": {"color": "rgba(52, 73, 94, 0.75)", "dash": "dot", "width": 1.5}, "type": "line", "x0": 7, "x1": 7, "xref": "x", "y0": 0, "y1": 1, "yref": "paper"}, {"layer": "above", "line": {"color": "rgba(52, 73, 94, 0.75)", "dash": "dot", "width": 1.5}, "type": "line", "x0": 15, "x1": 15, "xref": "x", "y0": 0, "y1": 1, "yref": "paper"}], "title": {"text": "Variação de \"Emp - Rej %\" por OP hora a hora"}, "xaxis": {"anchor": "y", "categoryarray": ["07:00", "08:00", "09:00", "10:00", "11:00", "12:00", "13:00", "14:00", "15:00", "16:00", "17:00", "18:00", "19:00", "20:00", "21:00", "22:00", "23:00", "00:00", "01:00", "02:00", "03:00", "04:00", "05:00", "06:00"], "categoryorder": "array", "domain": [0, 1], "title": {"text": "Hora do dia produtivo"}}, "yaxis": {"anchor": "x", "domain": [0, 1], "title": {"text": "Emp - Rej %"}}}}
